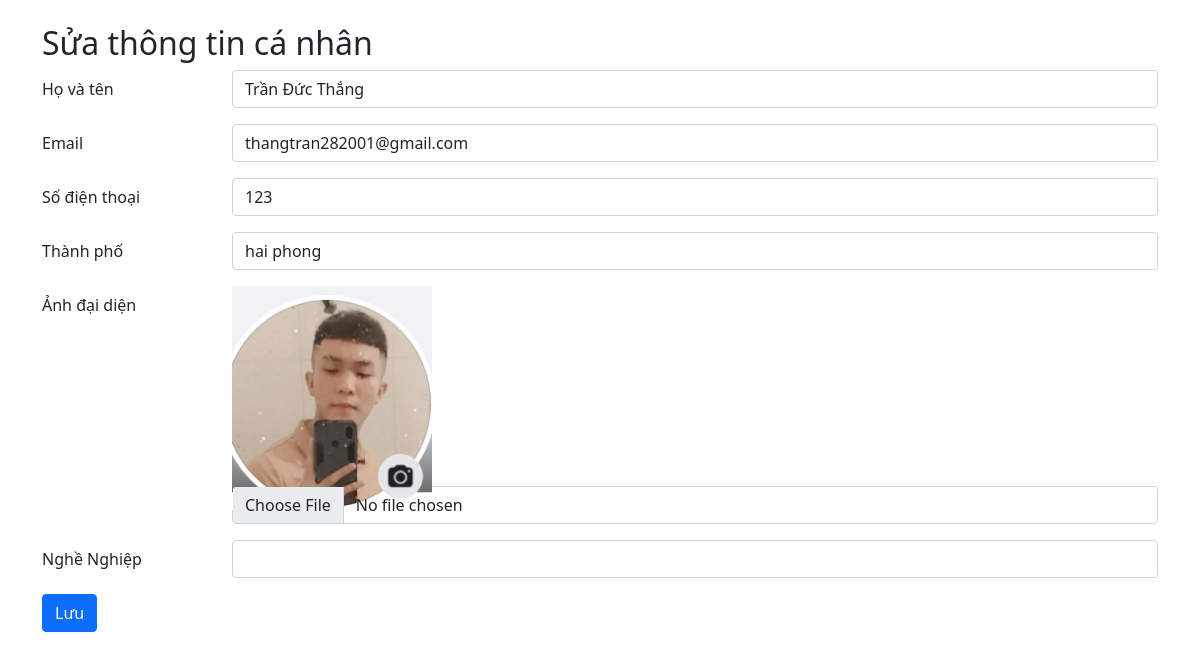
Screenshot of /edit.php?us_id=64 with the database file from the repository.
### tables this page shows
CREATE TABLE `user` (
  `us_id` int(10) NOT NULL,
  `us_name` varchar(50) NOT NULL,
  `us_email` varchar(50) NOT NULL,
  `us_phone` varchar(20) NOT NULL,
  `us_city` varchar(50) NOT NULL,
  `us_career` varchar(50) NOT NULL,
  `us_resDate` date NOT NULL DEFAULT current_timestamp(),
  `avatar` varchar(255) DEFAULT NULL
);

### edit.php (the view, shortened to what this page needs)
<?php
$conn = mysqli_connect('localhost', 'root', '', 'thicuoiki');
if(isset($_GET['us_id'])) {
    $us_id = $_GET['us_id'];
    $sql = "SELECT * from user WHERE us_id ='$us_id' ";
    $result_2 = mysqli_query($conn, $sql);
}
?>
<!doctype html>
<html lang="en">
  <head>
    <link href="https://cdn.jsdelivr.net/npm/bootstrap@5.1.1/dist/css/bootstrap.min.css" rel="stylesheet">
  </head>
  <body>
    <main class="mt-4">
        <div class="container">
        <?php while($row = mysqli_fetch_assoc($result_2)){?>
            <div class="row">
                <div class="col-md-12">
                    <h2>Sửa thông tin cá nhân</h2>
                    <form action="process-edit.php" method="post" enctype="multipart/form-data">
                        <div class="row mb-3">
                            <label for="txtHoTen" class="col-sm-2 col-form-label">Họ và tên</label>
                            <div class="col-sm-10">
                            <input type="text" class="form-control" id="txtHoTen" name="txtHoTen"value="<?php echo $row['us_name']; ?>">
                            </div>
                        </div>
                        <div class="row mb-3">
                            <label for="txtChucVu" class="col-sm-2 col-form-label">Email</label>
                            <div class="col-sm-10">
                            <input type="email" class="form-control" id="txtChucVu" name="email" value = "<?php echo $row['us_email']; ?>">
                            </div>
                        </div>
                        <div class="row mb-3">
                            <label for="txtMayBan" class="col-sm-2 col-form-label">Số điện thoại</label>
                            <div class="col-sm-10">
                            <input type="tel" class="form-control" id="txtMayBan" name="phone"value = "<?php echo $row['us_phone']; ?>">
                            </div>
                        </div>
                        <div class="row mb-3">
                            <label for="txtEmail" class="col-sm-2 col-form-label">Thành phố</label>
                            <div class="col-sm-10">
                            <input type="text" class="form-control" id="txtEmail" name="city" value = "<?php echo $row['us_city']; ?>">
                            </div>
                        </div>
                        <div class="row mb-3">
                            <label for="avatar" class="col-sm-2 col-form-label">Ảnh đại diện</label>
                            <div class="col-sm-10 ">
                                <div class="avatar img-fluid" style="width:200px; height:200px">
                                    <img  id= 'avatar' src="<?php echo $row['avatar']; ?>" alt="" class="img-fluid">
                                </div>
                            <input type="file" class="form-control" id="txtavatar" name="file" value = "Chọn ảnh">
                            </div>
                        </div>
                        <div class="row mb-3">
                            <label for="avatar" class="col-sm-2 col-form-label">Nghề Nghiệp</label>
                            <div class="col-sm-10">
                            <input type="text" class="form-control" id="txtMobile" name="career" value = "<?php echo $row['us_career']; ?>">
                            </div>
                        </div>
                        <button type="submit" class="btn btn-primary" name="btnSave">Lưu</button></a>
                    </form>
                </div>
            </div>
            <?php } ?>
        </div>
    </main>
  </body>
</html>

### rows the page displays
user: email "thangtran282001@gmail.com", city "hai phong", avatar (placeholder picture)
